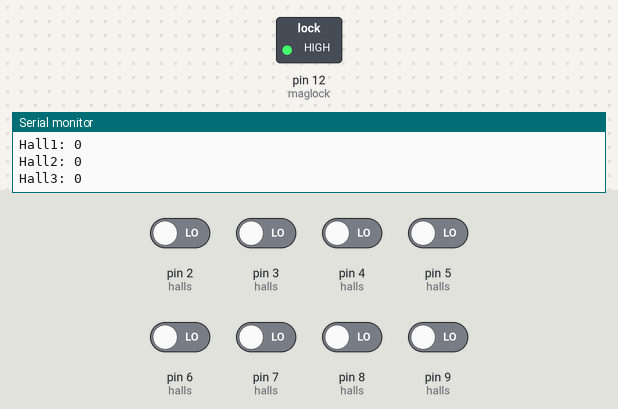
Simulated run of this sketch. Board: Arduino Uno, built with avr-gcc and run on an emulated ATmega328P. Parts: switched loads named in the sketch (green lamp = pin HIGH), the last lines printed to the serial monitor. The test bench sets the inputs (shaded band); at power-on: pin 2 (halls), pin 3 (halls), pin 4 (halls), pin 5 (halls), pin 6 (halls), pin 7 (halls), pin 8 (halls), pin 9 (halls) LOW.

Above: at 1.2 s.
1.3 s: pin 2 (halls) driven HIGH
At 2.1 s:
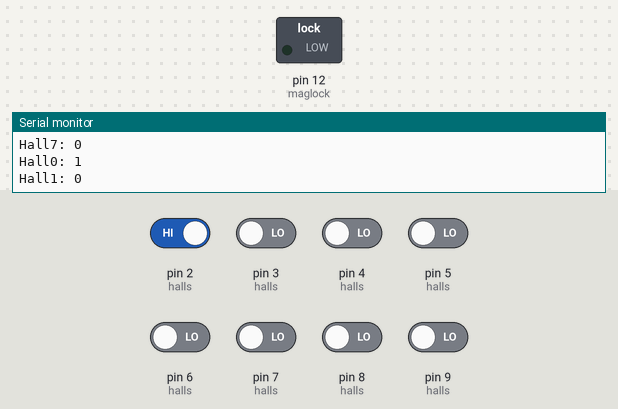
2.9 s: pin 2 (halls) driven LOW
At 3.8 s:
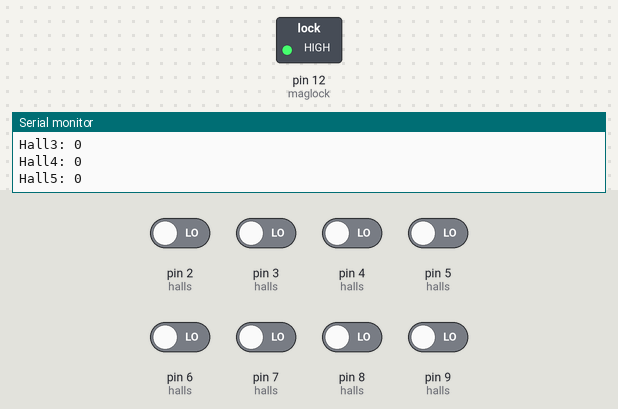
5.9 s: pin 3 (halls) driven HIGH
At 7.1 s:
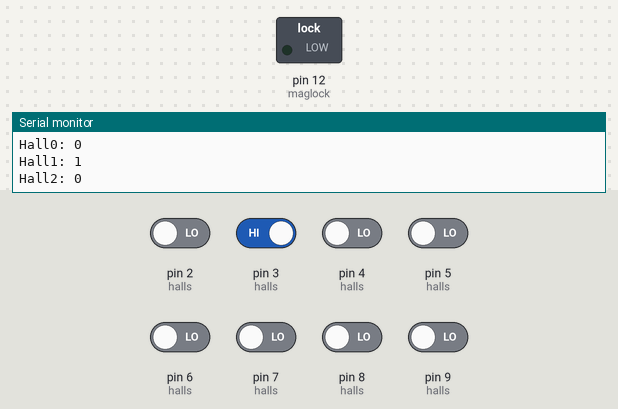
Timing chart, 0 to 8.9 s (numbered marks = the images above; inputs shaded):
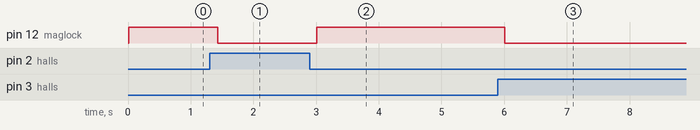

The sketch:

HallEffect.ino
```cpp
#define arr_len( x )  ( sizeof( x ) / sizeof( *x ) )

const int hall0 = 2;
const int hall1 = 3;
const int hall2 = 4;
const int hall3 = 5;
const int hall4 = 6;
const int hall5 = 7;
const int hall6 = 8;
const int hall7 = 9;
const int maglock =  12;
int halls[8] = {hall0, hall1, hall2, hall3, hall4, hall5, hall6, hall7};
int hallsLen = arr_len(halls);

void setup() {
  Serial.begin(9600);
  for(int i = 0; i < hallsLen; i++){
    pinMode(halls[i], INPUT);
  }
  pinMode(maglock, OUTPUT);
}

void loop(){
  bool aligned = true;
  for(int i = 0; i < hallsLen; i++){
    Serial.print("Hall");
    Serial.print(i);
    Serial.print(": ");
    Serial.println(digitalRead(halls[i]));
    if(digitalRead(halls[i])){
      aligned = false;
    }
  }

  if (aligned) {
    digitalWrite(maglock, HIGH);
  }
  else {
    digitalWrite(maglock, LOW);
  }
}
```

Measured:
- after the input at 1.3 s, pin 12 (maglock): HIGH → LOW after 0.13 s
- after the input at 2.9 s, pin 12 (maglock): LOW → HIGH after 0.11 s
- after the input at 5.9 s, pin 12 (maglock): HIGH → LOW after 0.11 s
